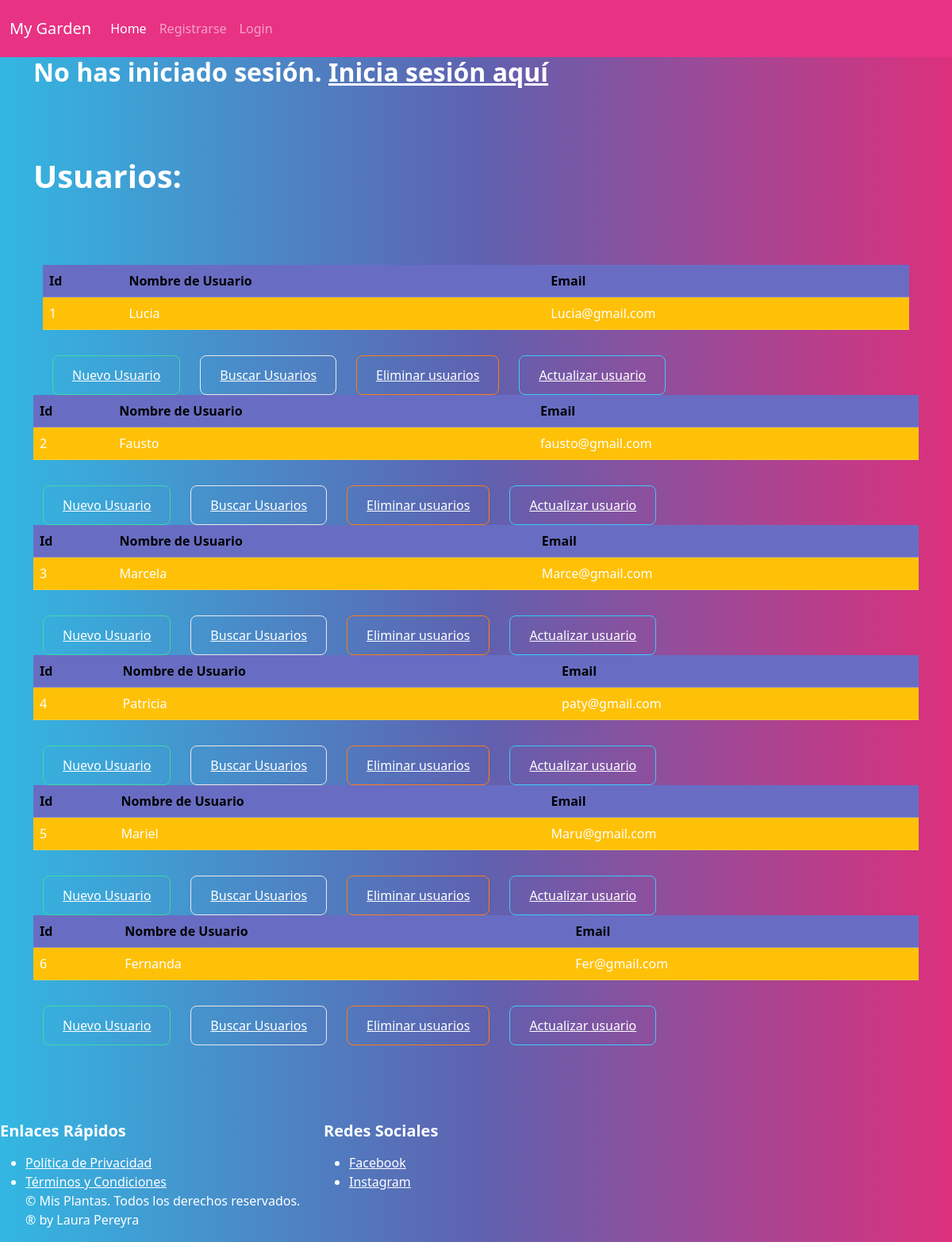
Screenshot of /usuarios/ with the database file from the repository.
### App5/models.py (models this page shows, shortened)
class Usuarios(models.Model):
    nombre_usuario = models.CharField(max_length=30)
    email_usuario = models.EmailField()

### App5/views.py (the view)
# urls.py: path('usuarios/', views.mostrar_usuarios, name='Usuarios'),
def mostrar_usuarios(request):
    usuario = Usuarios.objects.all()
    context = {'usuario': usuario}
    return render(request, 'App5/usuarios.html', context=context)

### App5/Templates/App5/usuarios.html (shortened to what this page needs)
{% extends 'App5/base.html' %}
{% load static %}
{% block codigoDinamico %}
<div class="container">
    <h1>Usuarios: </h1> <br> <br> <br>
{% for usuario in usuario %}
    <div class="container">
        <table class="table table-hover">
            <tbody>
                <th scope="col">Id</th>
                <th scope="col">Nombre de Usuario</th>
                <th scope="col">Email</th>
                <tr class="table-warning">
                    <td> {{ usuario.id}}</td>
                    <td> {{ usuario.nombre_usuario}}</td>
                    <td> {{ usuario.email_usuario}}</td>
                </tr>
        </table>
        <div class="container">
            <button type="button" class="btn btn-outline-success">
                <a href="{% url 'Crear usuarios' %}">Nuevo Usuario</a>
            </button>
            <button type="button" class="btn btn-outline-light">
                <a href="{% url 'Buscar usuarios' %}">Buscar Usuarios</a>
            </button> &nbsp; &nbsp;&nbsp;
            <button type="button" class="btn btn-outline-danger">
                <a href="{% url 'Eliminar usuarios' usuario_id=usuario.id %}">Eliminar usuarios</a>
            </button> &nbsp; &nbsp;&nbsp;
            <button type="button" class="btn btn-outline-info">
                <a href="{% url 'Actualizar usuarios' usuario_id=usuario.id %}">Actualizar usuario</a>
            </button>
        </div>
    </div>
</div>
{% endfor %}
{% endblock %}

### rows the page displays
Usuarios: id "1", nombre_usuario "Lucia", email_usuario "Lucia@gmail.com"
Usuarios: id "2", nombre_usuario "Fausto", email_usuario "fausto@gmail.com"
Usuarios: id "3", nombre_usuario "Marcela", email_usuario "Marce@gmail.com"
Usuarios: id "4", nombre_usuario "Patricia", email_usuario "paty@gmail.com"
Usuarios: id "5", nombre_usuario "Mariel", email_usuario "Maru@gmail.com"
Usuarios: id "6", nombre_usuario "Fernanda", email_usuario "Fer@gmail.com"
